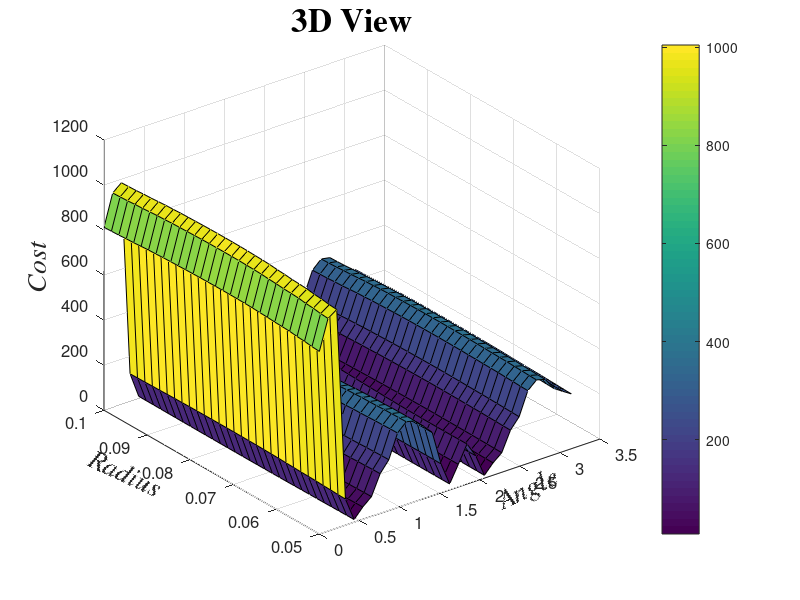
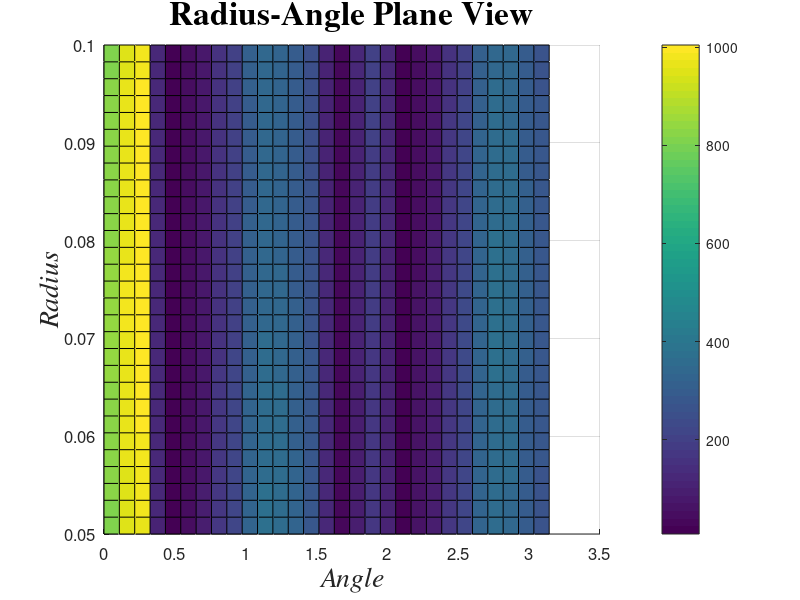
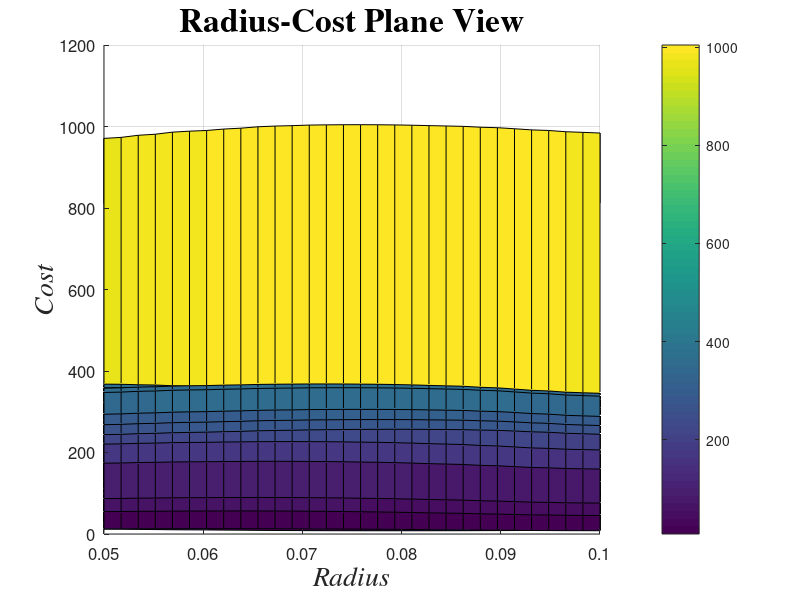
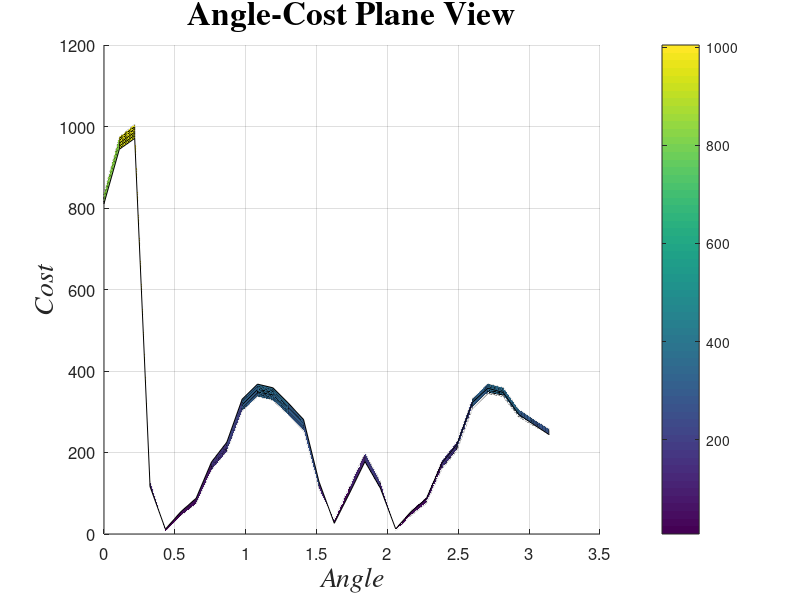

The MATLAB script that drew these images, in order:
clear all
clc

%% Load data

Data=load('Desired_torque_fake2.txt');    %loading data
phi= Data(:,1);    %angles [rad]
desired_torque = Data(:, 2); %desired torque
A = [desired_torque(:,1),desired_torque(:,1),desired_torque(:,1),desired_torque(:,1),desired_torque(:,1),desired_torque(:,1)];
B = [A,A,A,A,A];
new_torque_desired = transpose(B);

%%Radius and Angle Definition
rad_min = .05;
rad_max = .1;

ang_min = 0;
ang_max = pi;

Steps = length(phi)-1;
L = .34;
L_springRest = .45;




rad = rad_min:(rad_max-rad_min)/Steps:rad_max;
ang = ang_min:(ang_max-ang_min)/Steps:ang_max;

for k = 1:length(phi)
   
    
    for j = 1:length(rad)
    
        for i = 1:length(ang)
        
       
            tau_tot(i) = (L*rad(j).*sin(ang(i)-phi(k)))./sqrt(rad(j).^2+L^2-(2*rad(j).*L*cos(ang(i)-phi(k))));
        
        end
    
    torque(j,:) = tau_tot;
      
    end


cost(k,:) = sum((torque- new_torque_desired).^2);

end




    
figure(1)
surf(ang,rad,cost);colorbar;set(gca,'FontSize',12);
xlabel('Angle','FontName','Times','FontSize',20,'FontAngle','italic');
set(get(gca,'xlabel'),'rotation',25,'VerticalAlignment','bottom');
ylabel('Radius','FontName','Times','FontSize',20,'FontAngle','italic');
set(get(gca,'ylabel'),'rotation',-25,'VerticalAlignment','bottom');
zlabel('Cost','FontName','Times','FontSize',20,'FontAngle','italic');
title('3D View','FontName','Times','FontSize',24,'FontWeight','bold');
 
figure(2)
surf(ang,rad,cost);view(0,90);colorbar;set(gca,'FontSize',12);
xlabel('Angle','FontName','Times','FontSize',20,'FontAngle','italic');
ylabel('Radius','FontName','Times','FontSize',20,'FontAngle','italic');
zlabel('Cost','FontName','Times','FontSize',20,'FontAngle','italic');
title('Radius-Angle Plane View','FontName','Times','FontSize',24,'FontWeight','bold');
 
figure(3)
surf(ang,rad,cost);view(90,0);colorbar;set(gca,'FontSize',12);
xlabel('Angle','FontName','Times','FontSize',20,'FontAngle','italic');
ylabel('Radius','FontName','Times','FontSize',20,'FontAngle','italic');
zlabel('Cost','FontName','Times','FontSize',20,'FontAngle','italic');
title('Radius-Cost Plane View','FontName','Times','FontSize',24,'FontWeight','bold');
 
figure(4)
surf(ang,rad,cost);view(0,0);colorbar;set(gca,'FontSize',12);
xlabel('Angle','FontName','Times','FontSize',20,'FontAngle','italic');
ylabel('Radius','FontName','Times','FontSize',20,'FontAngle','italic');
zlabel('Cost','FontName','Times','FontSize',20,'FontAngle','italic');
title('Angle-Cost Plane View','FontName','Times','FontSize',24,'FontWeight','bold');
    
       